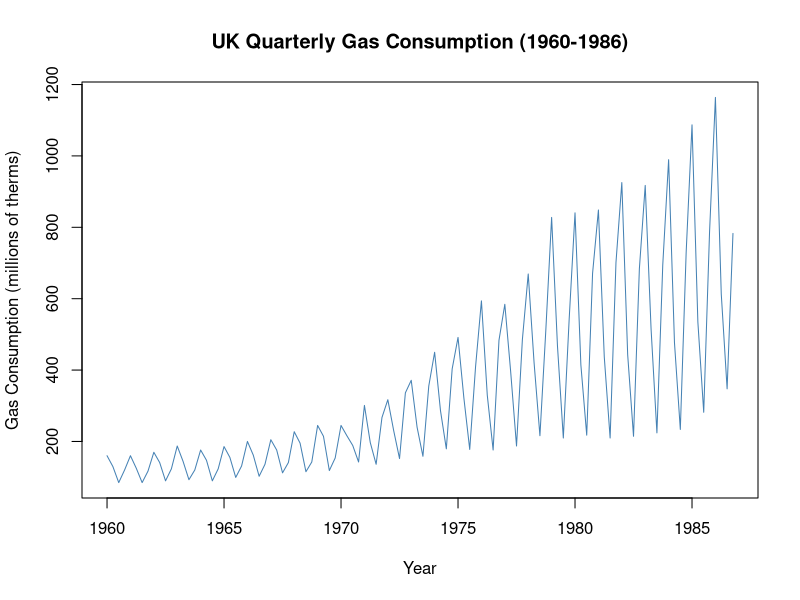
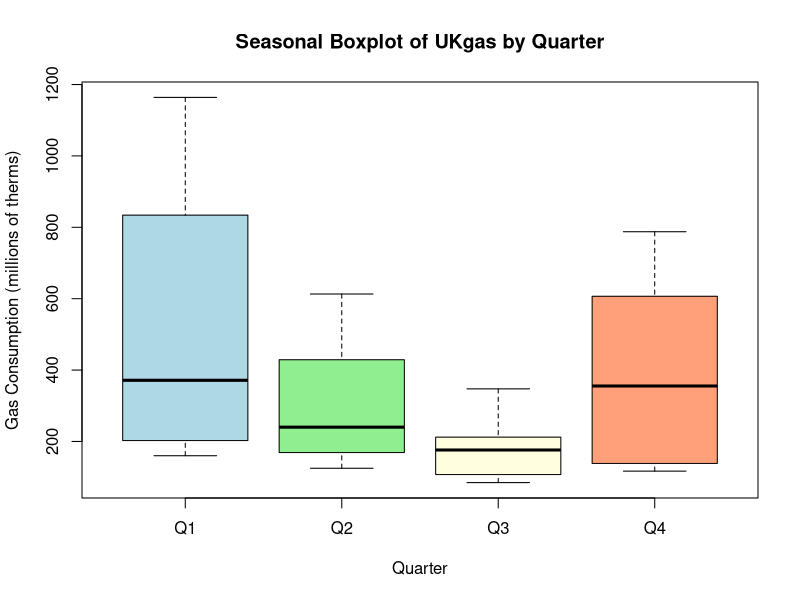
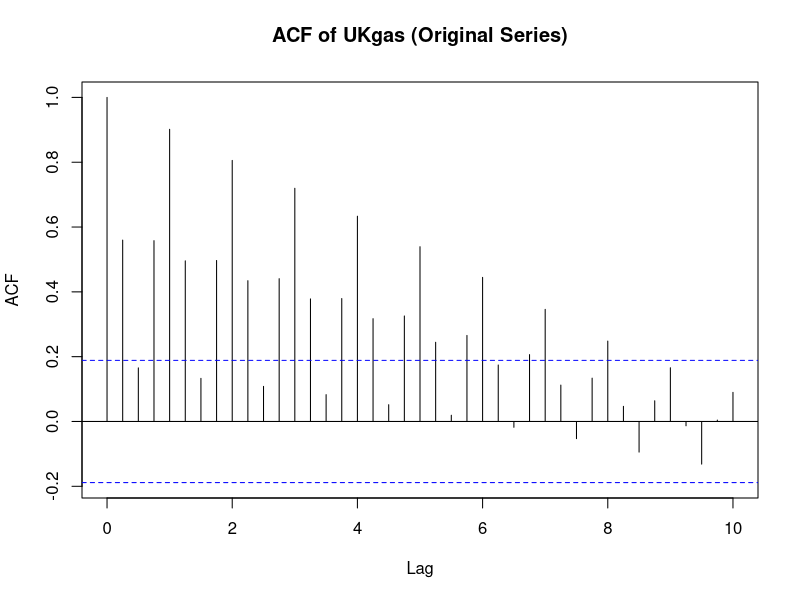
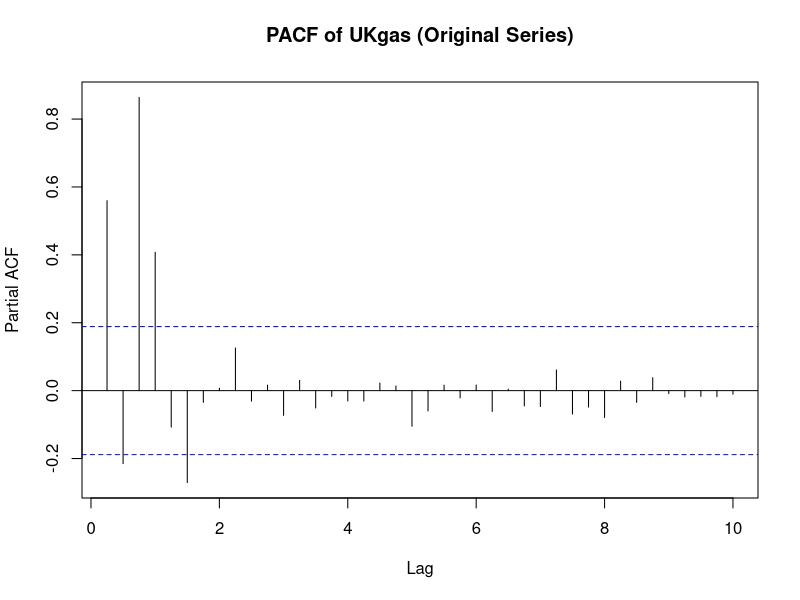
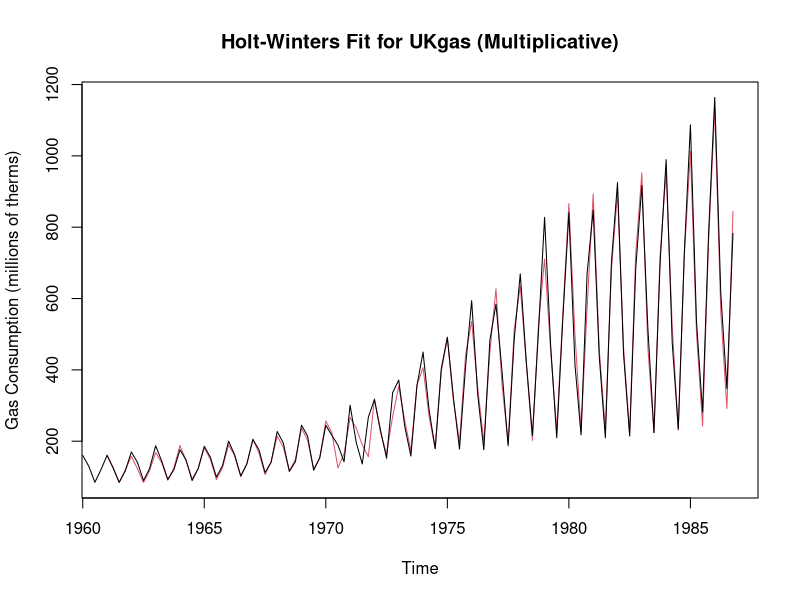
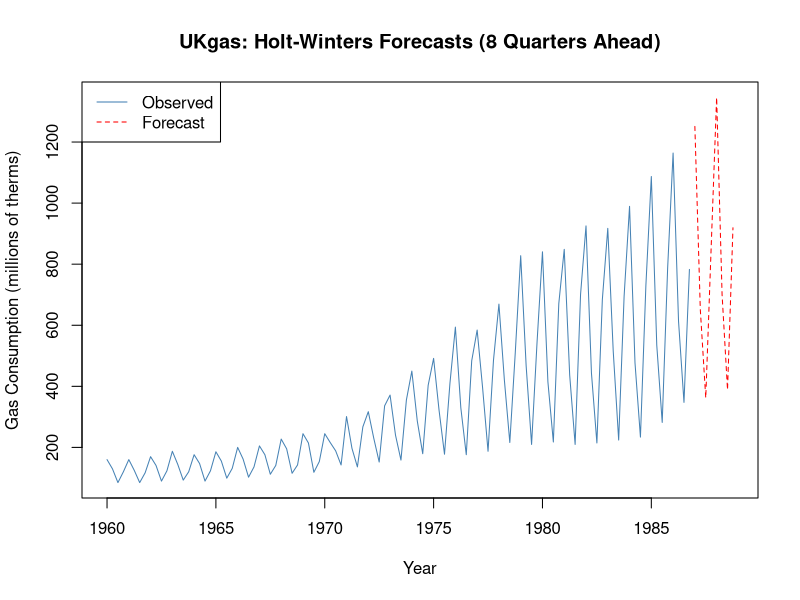
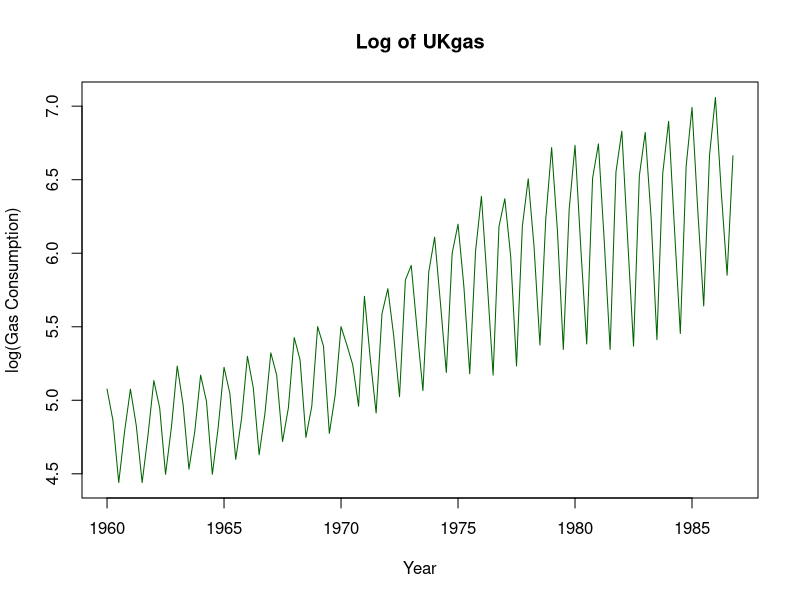
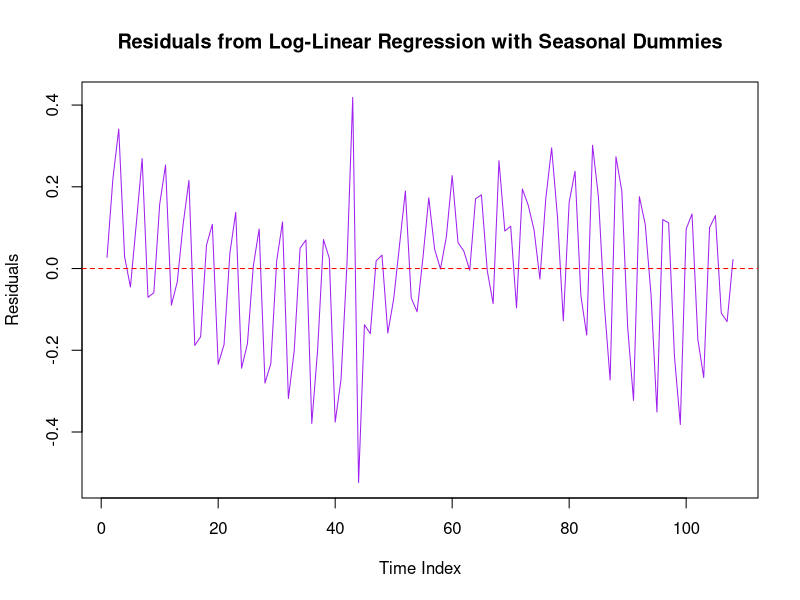

Write R code to recreate these figures, in order.
# ============================================================
#  Time Series Econometrics - Final Project
#  Dataset: UKgas (Quarterly UK Gas Consumption, 1960-1986)
#  Student: Feda Mohammadi
#  Date: April 2026
# ============================================================


# ============================================================
# PART 1: LOAD AND DESCRIBE THE DATASET
# ============================================================

# Load the dataset 
data(UKgas)

# Basic inspection of the series
print(UKgas)       # View the full table of values
summary(UKgas)     # Min, Max, Mean, Quartiles
str(UKgas)         # This confirms if it is a Time-Series object with 108 obs, 1960-1986

# UKgas is quarterly gas consumption in the UK (in millions of therms)
# from Q1 1960 to Q4 1986 = 27 years x 4 quarters = 108 observations

# Plot the raw time series
plot(UKgas,
     main = "UK Quarterly Gas Consumption (1960-1986)",
     ylab = "Gas Consumption (millions of therms)",
     xlab = "Year",
     col  = "steelblue")


# Saving the figure
png("C:/Users/mohammadif/Downloads/raw_plot.png", width = 800, height = 500, res = 100)

plot(UKgas,
     main = "UK Quarterly Gas Consumption (1960-1986)",
     ylab = "Gas Consumption (millions of therms)",
     xlab = "Year",
     col  = "steelblue")

dev.off()

# What we can see in this plot:
# - Clear upward trend over time
# - Strong seasonal pattern (spikes every winter, dips every summer)
# - The size of the seasonal swings grows over time --> suggests MULTIPLICATIVE pattern
# - No obvious outliers or structural breaks


# ============================================================
# PART 2: DECOMPOSITION AND SEASONAL ANALYSIS
# ============================================================

# Because the seasonal variation grows with the trend,
# a multiplicative decomposition is more appropriate than additive.

# Multiplicative decomposition: x_t = trend * seasonal * random
UKgas.decomp <- decompose(UKgas, type = "mult")

# Extract and inspect the seasonal component
UKgas.decomp$seasonal   # Shows the seasonal factor for each quarter

# Seasonal boxplot: shows which quarters tend to be high or low
# Q1 (winter) = highest consumption; Q3 (summer) = lowest
boxplot(UKgas ~ cycle(UKgas),
        names = c("Q1", "Q2", "Q3", "Q4"),
        main  = "Seasonal Boxplot of UKgas by Quarter",
        ylab  = "Gas Consumption (millions of therms)",
        xlab  = "Quarter",
        col   = c("lightblue", "lightgreen", "lightyellow", "lightsalmon"))

# The boxplot clearly shows:
# - Q1 (Jan-Mar) is by far the highest consumption quarter (heating in winter)
# - Q3 (Jul-Sep) is the lowest (no heating needed)
# - The pattern is very regular and strong across all years

# Saving the figures

png("C:/Users/mohammadif/Downloads/decomp_plot.png", width = 800, height = 600, res = 100)
plot(UKgas.decomp)
dev.off()


png("C:/Users/mohammadif/Downloads/seasonal_boxplot.png", width = 900, height = 500, res = 100)
boxplot(UKgas ~ cycle(UKgas),
        names = c("Q1", "Q2", "Q3", "Q4"),
        main  = "Seasonal Boxplot of UKgas by Quarter",
        ylab  = "Gas Consumption (millions of therms)",
        xlab  = "Quarter",
        col   = c("lightblue", "lightgreen", "lightyellow", "lightsalmon"))
dev.off()

# ============================================================
# PART 3: AUTOCORRELATION ANALYSIS (ACF and PACF)
# ============================================================

# ACF of the original series
# Slow decay in ACF = non-stationary (trend and/or seasonal structure present)
acf(UKgas,
    lag.max = 40,
    main    = "ACF of UKgas (Original Series)")

# Save
png("C:/Users/mohammadif/Downloads/acf_raw.png", width = 800, height = 500, res = 100)
acf(UKgas, lag.max = 40, main = "ACF of UKgas (Original Series)")
dev.off()


# PACF of the original series
pacf(UKgas,
     lag.max = 40,
     main    = "PACF of UKgas (Original Series)")


# Save
png("C:/Users/mohammadif/Downloads/pacf_raw.png", width = 800, height = 500, res = 100)
pacf(UKgas, lag.max = 40, main = "PACF of UKgas (Original Series)")
dev.off()


# What we see here:
# - ACF decays very slowly (strong persistence = non-stationary)
# - Seasonal spikes in ACF at lags 4, 8, 12 (quarterly seasonality)
# - PACF has a large spike at lag 1 and cuts off quickly (consistent with AR structure)
# These patterns confirm the series is NOT stationary yet


# ============================================================
# PART 4: HOLT-WINTERS FORECASTING
# ============================================================

# UKgas has both trend and growing seasonal variation,
# so multiplicative Holt-Winters is appropriate.

UKgas.hw <- HoltWinters(UKgas, seasonal = "mult")

# View the fitted smoothing parameters
UKgas.hw$alpha   # alpha: controls how fast the level updates
UKgas.hw$beta    # beta:  controls how fast the trend updates
UKgas.hw$gamma   # gamma: controls how fast the seasonal factors update

# Plot the fitted Holt-Winters model over the original data
plot(UKgas.hw,
     main = "Holt-Winters Fit for UKgas (Multiplicative)",
     ylab = "Gas Consumption (millions of therms)")

print(UKgas.hw)

# Save it
png("C:/Users/mohammadif/Downloads/hw_fit.png", width = 900, height = 500, res = 100)
plot(UKgas.hw,
     main = "Holt-Winters Fit for UKgas (Multiplicative)",
     ylab = "Gas Consumption (millions of therms)")
dev.off()



# Generate forecasts 2 years (8 quarters) ahead
UKgas.hw.forecast <- predict(UKgas.hw, n.ahead = 8)

# Plot original series with forecasts
ts.plot(UKgas, UKgas.hw.forecast,
        lty  = c(1, 2),
        col  = c("steelblue", "red"),
        main = "UKgas: Holt-Winters Forecasts (8 Quarters Ahead)",
        ylab = "Gas Consumption (millions of therms)",
        xlab = "Year")
legend("topleft",
       legend = c("Observed", "Forecast"),
       lty    = c(1, 2),
       col    = c("steelblue", "red"))

# Save it
png("C:/Users/mohammadif/Downloads/hw_forecast.png", width = 900, height = 500, res = 100)
ts.plot(UKgas, UKgas.hw.forecast,
        lty  = c(1, 2),
        col  = c("steelblue", "red"),
        main = "UKgas: Holt-Winters Forecasts (8 Quarters Ahead)",
        ylab = "Gas Consumption (millions of therms)",
        xlab = "Year")
legend("topleft",
       legend = c("Observed", "Forecast"),
       lty    = c(1, 2),
       col    = c("steelblue", "red"))
dev.off()



# ============================================================
# PART 5: REGRESSION MODEL WITH TREND AND SEASONAL DUMMIES
# ============================================================

# Because the variance grows over time, we first log-transform the series.
# This stabilizes the variance and makes the seasonal pattern more additive.

log.UKgas <- log(UKgas)

# Plot the log-transformed series to visually confirm variance stabilization
plot(log.UKgas,
     main = "Log of UKgas",
     ylab = "log(Gas Consumption)",
     xlab = "Year",
     col  = "darkgreen")

# Save it
png("C:/Users/mohammadif/Downloads/log_ukgas.png", width = 900, height = 500, res = 100)
plot(log.UKgas,
     main = "Log of UKgas",
     ylab = "log(Gas Consumption)",
     xlab = "Year",
     col  = "darkgreen")
dev.off()


# Create time index and seasonal factor for regression
Time <- time(UKgas)          # Numeric time variable (1960.00, 1960.25, ...)
Seas <- factor(cycle(UKgas)) # Quarterly factor (1, 2, 3, 4 repeating)

# Fit regression: log(UKgas) ~ time trend + seasonal dummies
# The "0 +" removes the intercept so all 4 quarterly dummies are estimated
UKgas.lm <- lm(log.UKgas ~ 0 + Time + Seas)
summary(UKgas.lm)

# Each seasonal coefficient gives the average log-consumption for that quarter
# The Time coefficient gives the average quarterly growth rate (on log scale)

# Examine the residuals
plot(resid(UKgas.lm),
     type = "l",
     main = "Residuals from Log-Linear Regression with Seasonal Dummies",
     ylab = "Residuals",
     xlab = "Time Index",
     col  = "purple")
abline(h = 0, lty = 2, col = "red")


# Save it
png("C:/Users/mohammadif/Downloads/resid_plot.png", width = 900, height = 500, res = 100)
plot(resid(UKgas.lm),
     type = "l",
     main = "Residuals from Log-Linear Regression with Seasonal Dummies",
     ylab = "Residuals",
     xlab = "Time Index",
     col  = "purple")
abline(h = 0, lty = 2, col = "red")
dev.off()


# ACF of regression residuals
# If residuals are still autocorrelated, OLS assumptions are violated
# and we need stochastic modeling (AR/MA/ARMA) on the residuals
acf(resid(UKgas.lm),
    lag.max = 40,
    main    = "ACF of Regression Residuals")

#Save it
png("C:/Users/mohammadif/Downloads/acf_resid_lm.png", width = 900, height = 500, res = 100)
acf(resid(UKgas.lm),
    lag.max = 40,
    main    = "ACF of Regression Residuals")
dev.off()

# ============================================================
# PART 6: TRANSFORM TOWARD STATIONARITY
# ============================================================

# The original series is non-stationary (trend + seasonality).
# We apply log first (to stabilize variance), then difference.

# Step 1: Log transformation (already done above)
# Step 2: Seasonal differencing (lag 4) to remove quarterly seasonality
log.UKgas.sdiff <- diff(log.UKgas, lag = 4)

plot(log.UKgas.sdiff,
     main = "Seasonally Differenced log(UKgas) [lag 4]",
     ylab = "Seasonal Difference of log(UKgas)",
     xlab = "Year",
     col  = "darkorange")
abline(h = 0, lty = 2)

#Save this
png("C:/Users/mohammadif/Downloads/log_sdiff.png", width = 900, height = 500, res = 100)
log.UKgas.sdiff <- diff(log.UKgas, lag = 4)
plot(log.UKgas.sdiff,
     main = "Seasonally Differenced log(UKgas) [lag 4]",
     ylab = "Seasonal Difference of log(UKgas)",
     xlab = "Year",
     col  = "darkorange")
abline(h = 0, lty = 2)
dev.off()

# Now, I check if trend still remains after seasonal differencing
# If yes, I apply first differencing as well

# Step 3: First difference the seasonally differenced series
log.UKgas.diff2 <- diff(log.UKgas.sdiff, lag = 1)

plot(log.UKgas.diff2,
     main = "Seasonally + First Differenced log(UKgas)",
     ylab = "Differenced Series",
     xlab = "Year",
     col  = "darkred")
abline(h = 0, lty = 2)

# Save this
png("C:/Users/mohammadif/Downloads/log_diff2.png", width = 900, height = 500, res = 100)
log.UKgas.diff2 <- diff(log.UKgas.sdiff, lag = 1)
plot(log.UKgas.diff2,
     main = "Seasonally + First Differenced log(UKgas)",
     ylab = "Differenced Series",
     xlab = "Year",
     col  = "darkred")
abline(h = 0, lty = 2)
dev.off()


# ACF and PACF after transformation
# We want the ACF to decay quickly and have no strong seasonal spikes
acf(log.UKgas.sdiff,
    lag.max = 40,
    main    = "ACF: Seasonally Differenced log(UKgas)")

pacf(log.UKgas.sdiff,
     lag.max = 40,
     main    = "PACF: Seasonally Differenced log(UKgas)")

acf(log.UKgas.diff2,
    lag.max = 40,
    main    = "ACF: Seasonally + First Differenced log(UKgas)")

pacf(log.UKgas.diff2,
     lag.max = 40,
     main    = "PACF: Seasonally + First Differenced log(UKgas)")


#Save them
png("C:/Users/mohammadif/Downloads/acf_sdiff.png", width = 900, height = 500, res = 100)
acf(log.UKgas.sdiff,
    lag.max = 40,
    main    = "ACF: Seasonally Differenced log(UKgas)")
dev.off()

png("C:/Users/mohammadif/Downloads/pacf_sdiff.png", width = 900, height = 500, res = 100)
pacf(log.UKgas.sdiff,
     lag.max = 40,
     main    = "PACF: Seasonally Differenced log(UKgas)")
dev.off()

png("C:/Users/mohammadif/Downloads/acf_diff2.png", width = 900, height = 500, res = 100)
acf(log.UKgas.diff2,
    lag.max = 40,
    main    = "ACF: Seasonally + First Differenced log(UKgas)")
dev.off()

png("C:/Users/mohammadif/Downloads/pacf_diff2.png", width = 900, height = 500, res = 100)
pacf(log.UKgas.diff2,
     lag.max = 40,
     main    = "PACF: Seasonally + First Differenced log(UKgas)")
dev.off()

# We use the transformed series that looks most stationary for model fitting.
# Let x.stat be our working stationary series.
x.stat <- log.UKgas.sdiff   # We adjust this if double-differencing looks better


# ============================================================
# PART 7: FIT AR, MA, AND ARMA MODELS
# ============================================================

# We fit three competing models to the stationary series
# and compare them using AIC. Lower AIC = better model.

# AR(1) model: current value depends on 1 lagged value
fit.ar1 <- arima(x.stat, order = c(1, 0, 0))
fit.ar1
AIC(fit.ar1)

# MA(1) model: current value depends on 1 lagged error
fit.ma1 <- arima(x.stat, order = c(0, 0, 1))
fit.ma1
AIC(fit.ma1)

# ARMA(1,1) model: combines AR(1) and MA(1)
fit.arma11 <- arima(x.stat, order = c(1, 0, 1))
fit.arma11
AIC(fit.arma11)

# Compare all three AICs side by side
cat("AIC - AR(1):    ", AIC(fit.ar1),    "\n")
cat("AIC - MA(1):    ", AIC(fit.ma1),    "\n")
cat("AIC - ARMA(1,1):", AIC(fit.arma11), "\n")

# AIC comparison results:
# AR(1):     -169.52  <-- LOWEST = preferred model
# MA(1):     -169.46  <-- very close second
# ARMA(1,1): -167.55  <-- worst (adding extra parameters did not help)

# Note: AR(1) and MA(1) are extremely close in AIC (-169.52 vs -169.46),
# which means both fit the data almost equally well.
# We pick AR(1) as preferred since it has the slightly lower AIC.

# ACF of residuals for all three models
acf(resid(fit.ar1),
    main = "ACF of AR(1) Residuals")

acf(resid(fit.ma1),
    main = "ACF of MA(1) Residuals")

acf(resid(fit.arma11),
    main = "ACF of ARMA(1,1) Residuals")

# PACF of residuals from the preferred model (AR(1))
pacf(resid(fit.ar1),
     main = "PACF of AR(1) Residuals")

# Update preferred model to AR(1)
preferred.model <- fit.ar1


# Save them: 
png("C:/Users/mohammadif/Downloads/acf_resid_ar1.png", width = 900, height = 500, res = 100)
acf(resid(fit.ar1),
    main = "ACF of AR(1) Residuals")
dev.off()

png("C:/Users/mohammadif/Downloads/acf_resid_ma1.png", width = 900, height = 500, res = 100)
acf(resid(fit.ma1),
    main = "ACF of MA(1) Residuals")
dev.off()

png("C:/Users/mohammadif/Downloads/acf_resid_arma11.png", width = 900, height = 500, res = 100)
acf(resid(fit.arma11),
    main = "ACF of ARMA(1,1) Residuals")
dev.off()

png("C:/Users/mohammadif/Downloads/pacf_resid_ar1.png", width = 900, height = 500, res = 100)
pacf(resid(fit.ar1),
     main = "PACF of AR(1) Residuals")
dev.off()


# ============================================================
# PART 8: FORECAST USING PREFERRED STOCHASTIC MODEL
# ============================================================

# Based on AIC comparison in Part 7, AR(1) is the preferred model.
# AR(1):     -169.52  <-- lowest AIC = preferred
# MA(1):     -169.46
# ARMA(1,1): -167.55

preferred.model <- fit.ar1

# Generate forecasts 8 steps (2 years) ahead
UKgas.forecast <- predict(preferred.model, n.ahead = 8)

# Print forecast values and standard errors
print(UKgas.forecast$pred)  # Forecasted values (on the stationary/transformed scale)
print(UKgas.forecast$se)    # Standard errors of forecasts

# Plot the stationary series with forecasts appended
png("C:/Users/mohammadif/Downloads/ar1_forecast.png", width = 900, height = 500, res = 100)
ts.plot(x.stat,
        UKgas.forecast$pred,
        lty  = c(1, 2),
        col  = c("steelblue", "red"),
        main = "AR(1) Forecasts on Stationary Series",
        ylab = "Transformed Series",
        xlab = "Year")
legend("topleft",
       legend = c("Observed (stationary)", "Forecast"),
       lty    = c(1, 2),
       col    = c("steelblue", "red"),
       cex    = 0.7)
dev.off()

# NOTE: These forecasts are on the transformed (seasonally differenced log) scale.
# A full back-transformation to the original scale would require
# reversing the seasonal differencing and the log transformation,
# which will be discussed further in the final paper.

# For comparison: recall the Holt-Winters forecasts from Part 4
# (UKgas.hw.forecast) which were on the original scale.
# In the paper we will compare both approaches.
